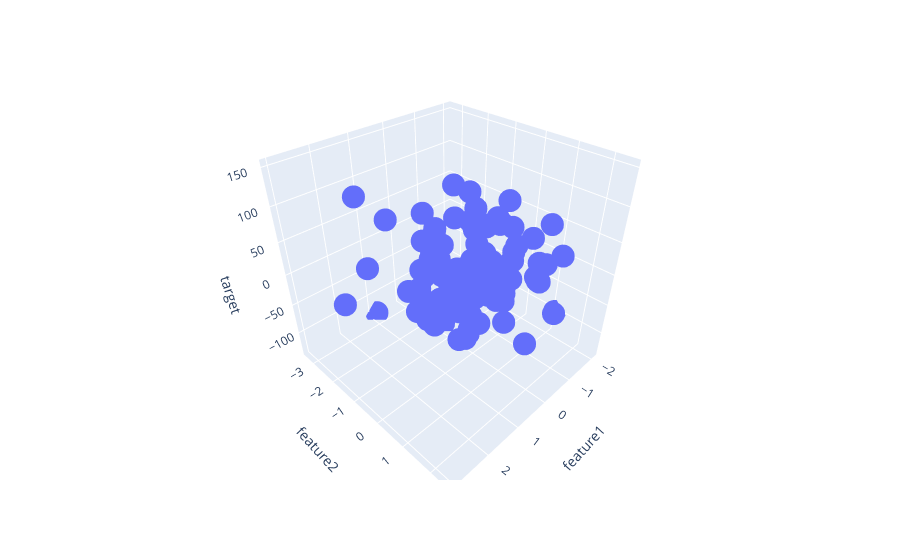

The notebook cell saved with this chart:
### Code cell
%pip install nbformat>=4.2.0


fig.show()
